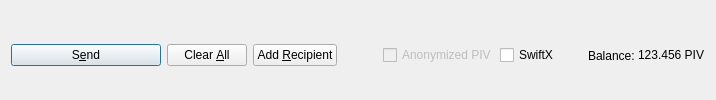
         <widget class="QFrame" name="frame_Send">
          <layout class="QHBoxLayout" name="horizontalLayout">
           <property name="bottomMargin">
            <number>0</number>
           </property>
           <item>
            <widget class="QPushButton" name="sendButton">
             <property name="minimumSize">
              <size>
               <width>150</width>
               <height>0</height>
              </size>
             </property>
             <property name="toolTip">
              <string>Confirm the send action</string>
             </property>
             <property name="text">
              <string>S&amp;end</string>
             </property>
             <property name="icon">
              <iconset resource="../gocoinme.qrc">
               <normaloff>:/icons/send</normaloff>:/icons/send</iconset>
             </property>
             <property name="autoDefault">
              <bool>false</bool>
             </property>
             <property name="default">
              <bool>true</bool>
             </property>
            </widget>
           </item>
           <item>
            <widget class="QPushButton" name="clearButton">
             <property name="sizePolicy">
              <sizepolicy hsizetype="Minimum" vsizetype="Fixed">
               <horstretch>0</horstretch>
               <verstretch>0</verstretch>
              </sizepolicy>
             </property>
             <property name="toolTip">
              <string>Clear all fields of the form.</string>
             </property>
             <property name="text">
              <string>Clear &amp;All</string>
             </property>
             <property name="icon">
              <iconset resource="../gocoinme.qrc">
               <normaloff>:/icons/remove</normaloff>:/icons/remove</iconset>
             </property>
             <property name="autoDefault">
              <bool>false</bool>
             </property>
            </widget>
           </item>
           <item>
            <widget class="QPushButton" name="addButton">
             <property name="toolTip">
              <string>Send to multiple recipients at once</string>
             </property>
             <property name="text">
              <string>Add &amp;Recipient</string>
             </property>
             <property name="icon">
              <iconset resource="../gocoinme.qrc">
               <normaloff>:/icons/add</normaloff>:/icons/add</iconset>
             </property>
             <property name="autoDefault">
              <bool>false</bool>
             </property>
            </widget>
           </item>
           <item>
            <spacer name="horizontalSpacer">
             <property name="orientation">
              <enum>Qt::Horizontal</enum>
             </property>
             <property name="sizeHint" stdset="0">
              <size>
               <width>40</width>
               <height>20</height>
              </size>
             </property>
            </spacer>
           </item>
           <item>
            <layout class="QHBoxLayout" name="horizontalLayout_2">
             <property name="spacing">
              <number>3</number>
             </property>
             <item>
              <widget class="QCheckBox" name="checkzPIV">
               <property name="enabled">
                <bool>false</bool>
               </property>
               <property name="text">
                <string>Anonymized PIV</string>
               </property>
              </widget>
             </item>
             <item>
              <widget class="QCheckBox" name="checkSwiftTX">
               <property name="enabled">
                <bool>true</bool>
               </property>
               <property name="minimumSize">
                <size>
                 <width>85</width>
                 <height>0</height>
                </size>
               </property>
               <property name="text">
                <string>SwiftX</string>
               </property>
              </widget>
             </item>
             <item>
              <widget class="QLabel" name="label">
               <property name="text">
                <string>Balance:</string>
               </property>
              </widget>
             </item>
             <item>
              <widget class="QLabel" name="labelBalance">
               <property name="sizePolicy">
                <sizepolicy hsizetype="Preferred" vsizetype="Fixed">
                 <horstretch>0</horstretch>
                 <verstretch>0</verstretch>
                </sizepolicy>
               </property>
               <property name="cursor">
                <cursorShape>IBeamCursor</cursorShape>
               </property>
               <property name="text">
                <string notr="true">123.456 PIV</string>
               </property>
               <property name="textInteractionFlags">
                <set>Qt::LinksAccessibleByMouse|Qt::TextSelectableByKeyboard|Qt::TextSelectableByMouse</set>
               </property>
              </widget>
             </item>
            </layout>
           </item>
          </layout>
         </widget>
